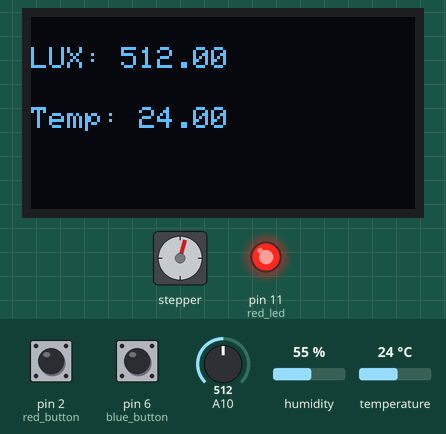
The sketch below on a simulated Arduino Mega 2560, built with avr-gcc and run on an emulated ATmega2560. Parts: stepper motor, 128×64 one-colour display, output pins drawn as LEDs (lit = HIGH). Wiring (inferred from the names in the program): stepper motor driver (200 steps per turn assumed): step pin 20; direction pin 21. The test bench sets the inputs (shaded band); at power-on: A10 = 512, temperature 24 °C, pin 2 (red_button) HIGH, pin 6 (blue_button) HIGH, humidity 55 %. Pins used as bus, display or sensor lines are not drawn; what the sketch prints to the serial monitor is not drawn.

Above: at 3.2 s.
3.3 s: A10 set to 485
At 4.0 s:
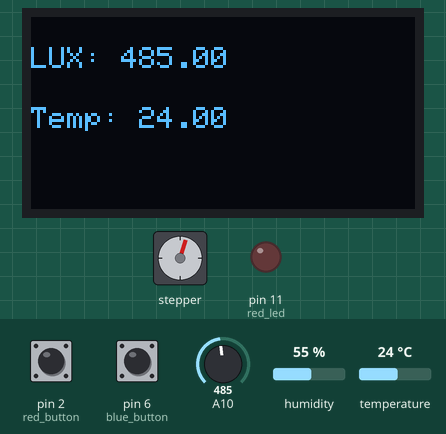
4.8 s: A10 set to 510
At 5.56 s:
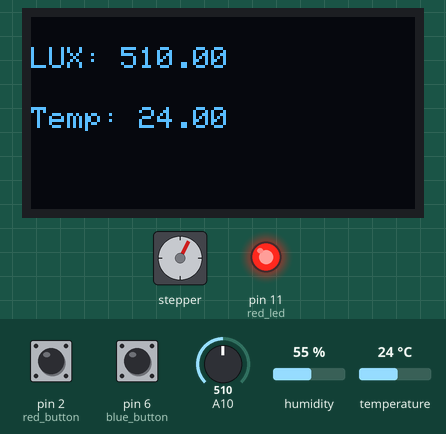
6.7 s: A10 set to 490
At 7.9 s:
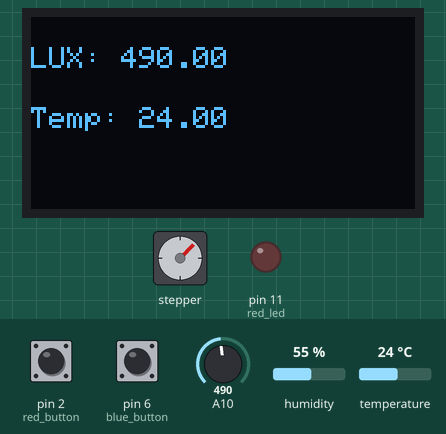
8.3 s: A10 set to 511
At 8.47 s:
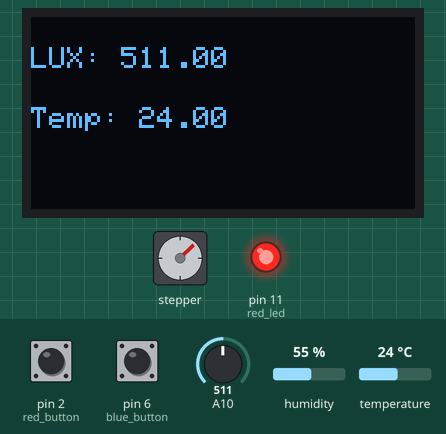
11.3 s: temperature set to 12 °C
At 12.69 s:
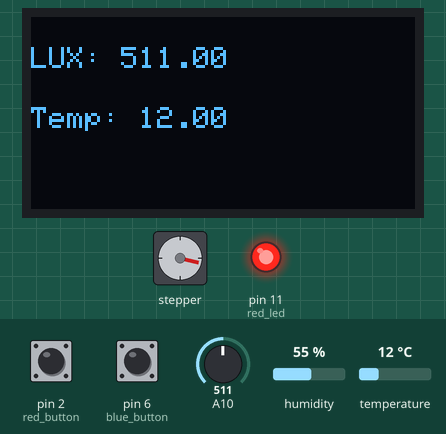
14.2 s: A10 set to 306
At 15.6 s:
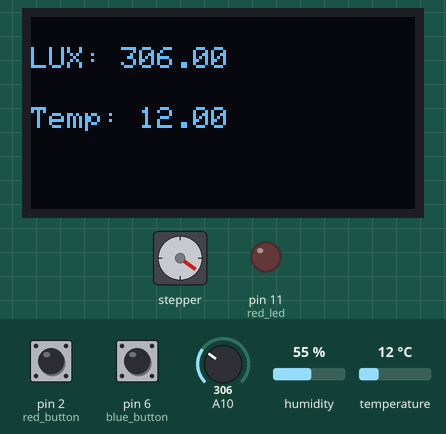
Timing chart, 0 to 16.8 s (numbered marks = the images above; inputs shaded):
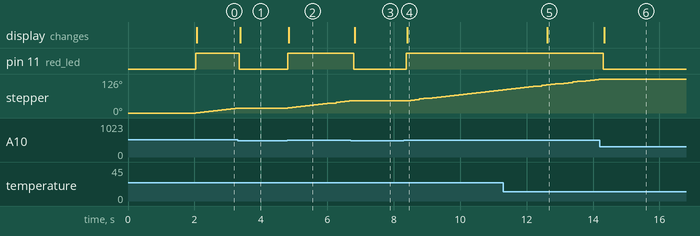

The sketch:

home_automation.ino
```cpp
#include <Wire.h>
#include <Adafruit_GFX.h>
#include <Adafruit_SSD1306.h>
#include "DHT.h"


#define SCREEN_WIDTH 128  // 128 pixels width
#define SCREEN_HEIGHT 64

int sensor_pin = 26;
float light_intensity = 0.0; // decimal point 27.8

int red_button = 2;
int blue_button = 6;
int green_button = 3;

int red_led = 11;
int green_led = 2;

int counter = 0;
bool buttonPressed = false;  // Track button state

// Initialize OLED display
Adafruit_SSD1306 display(SCREEN_WIDTH, SCREEN_HEIGHT, &Wire, -1);

//dht
#define DHTPIN     7
#define DHTTYPE DHT22   // DHT 22  (AM2302), AM2321

DHT dht(DHTPIN, DHTTYPE);


//stepper motor
byte directionPin = 21;
byte stepPin = 20;
int numberOfSteps = 200;
int pulseWidthMicros = 20;  // microsecondo
int millisbetweenSteps = 150; // milliseconds - or try 100 for slower steps
int statostart;

void run_motor(); // function prototype

void setup() {
  dht.begin();

  //light sensor pin
  pinMode(sensor_pin, INPUT);
  //leds as output
  pinMode(red_led, OUTPUT);
  pinMode(green_led, OUTPUT);

   // buttons as input pullup
  pinMode(red_button, INPUT_PULLUP);
  pinMode(blue_button, INPUT_PULLUP);
  pinMode(green_button, INPUT_PULLUP);

  // stepper motor pins
  pinMode(directionPin, OUTPUT);
  pinMode(stepPin, OUTPUT);

  Serial.begin(115200);

  if (!display.begin(SSD1306_SWITCHCAPVCC, 0x3C)) {
    Serial.println(F("SSD1306 allocation failed"));
    for (;;);
  }

  delay(2000);
  display.clearDisplay();
  display.setTextSize(1);  // Adjust text size 1,2 3
  display.setTextColor(WHITE);
}

void loop() {
  // Read light intensity
  light_intensity = analogRead(sensor_pin);

  float temperature = dht.readTemperature();
  float humidity = dht.readHumidity();

  // Check if any reads failed and exit early (to try again).
  if (isnan(temperature) || isnan(humidity)) {
    Serial.println(F("Failed to read from DHT sensor!"));
    return;
  }

  Serial.print(F("Humidity: "));
  Serial.print(humidity);
  Serial.print(F("%  Temperature: "));
  Serial.print(temperature);
  Serial.println(F("°C "));

  // Print to Serial Monitor
  Serial.print("Light Intensity: ");
  Serial.println(light_intensity);
 // chack if light intensity is above 500 lux
  if(light_intensity > 500){
    digitalWrite(red_led, HIGH);
    digitalWrite(green_led, LOW);
    run_motor();
  }
  else{
    digitalWrite(red_led, LOW);
    digitalWrite(green_led, HIGH);
  }

  // Check if button is pressed (with debouncing)
  if (digitalRead(red_button) == LOW) {
    if (!buttonPressed) {  // Only increment once per press
      counter++;
      buttonPressed = true;
    }
  } else {
    buttonPressed = false;  // Reset when released
  }

  // Check if button is pressed (with debouncing)
  if (digitalRead(blue_button) == LOW) {
    if (!buttonPressed) {  // Only increment once per press
      counter--;
      buttonPressed = true;
    }
  } else {
    buttonPressed = false;  // Reset when released
  }

  // control motor
 //  if(digitalRead(green_button) == LOW){
 //      run_motor();
 //  }


  // Display values on OLED
  display.clearDisplay();
  display.setCursor(0, 10);
  display.print("LUX: ");
  display.println(light_intensity);

  display.setCursor(0, 30);
  display.print("Temp: ");
  display.println(temperature);

  display.display();

  delay(100);
}

void run_motor()
{
      digitalWrite(directionPin, HIGH);
      digitalWrite(stepPin, HIGH);
      delayMicroseconds(pulseWidthMicros);
      digitalWrite(stepPin, LOW);
      /*
      for(int n = 0; n < numberOfSteps; n++) {
      digitalWrite(stepPin, HIGH);
      delayMicroseconds(pulseWidthMicros);
      digitalWrite(stepPin, LOW);
      delay(millisbetweenSteps);

       }
     */

}
```

Measured:
- the behaviour switches between 501 and 500 on A10 (found by bisection; images 0 and 1)
- after the input at 3.3 s, pin 11 (red_led): HIGH → LOW after 0.06 s; stepper: stops changing and stays 18°; the display: changes after 0.09 s (image 1)
- after the input at 4.8 s, pin 11 (red_led): LOW → HIGH at once; stepper: keeps turning clockwise at about 15°/s, starting at once; the display: changes at once (image 2)
- after the input at 6.7 s, pin 11 (red_led): HIGH → LOW after 0.09 s; stepper: stops changing and stays 45°; the display: changes after 0.12 s (image 3)
- after the input at 8.3 s, pin 11 (red_led): LOW → HIGH after 0.08 s; stepper: keeps turning clockwise at about 14°/s, starting after 0.08 s; the display: changes after 0.11 s (image 4)
- after the input at 11.3 s, the display: changes after 1.3 s (image 5)
- after the input at 14.2 s, pin 11 (red_led): HIGH → LOW after 0.11 s; stepper: stops changing and stays 126°; the display: changes after 0.14 s (image 6)
- by itself, stepper: keeps turning clockwise at about 15°/s
